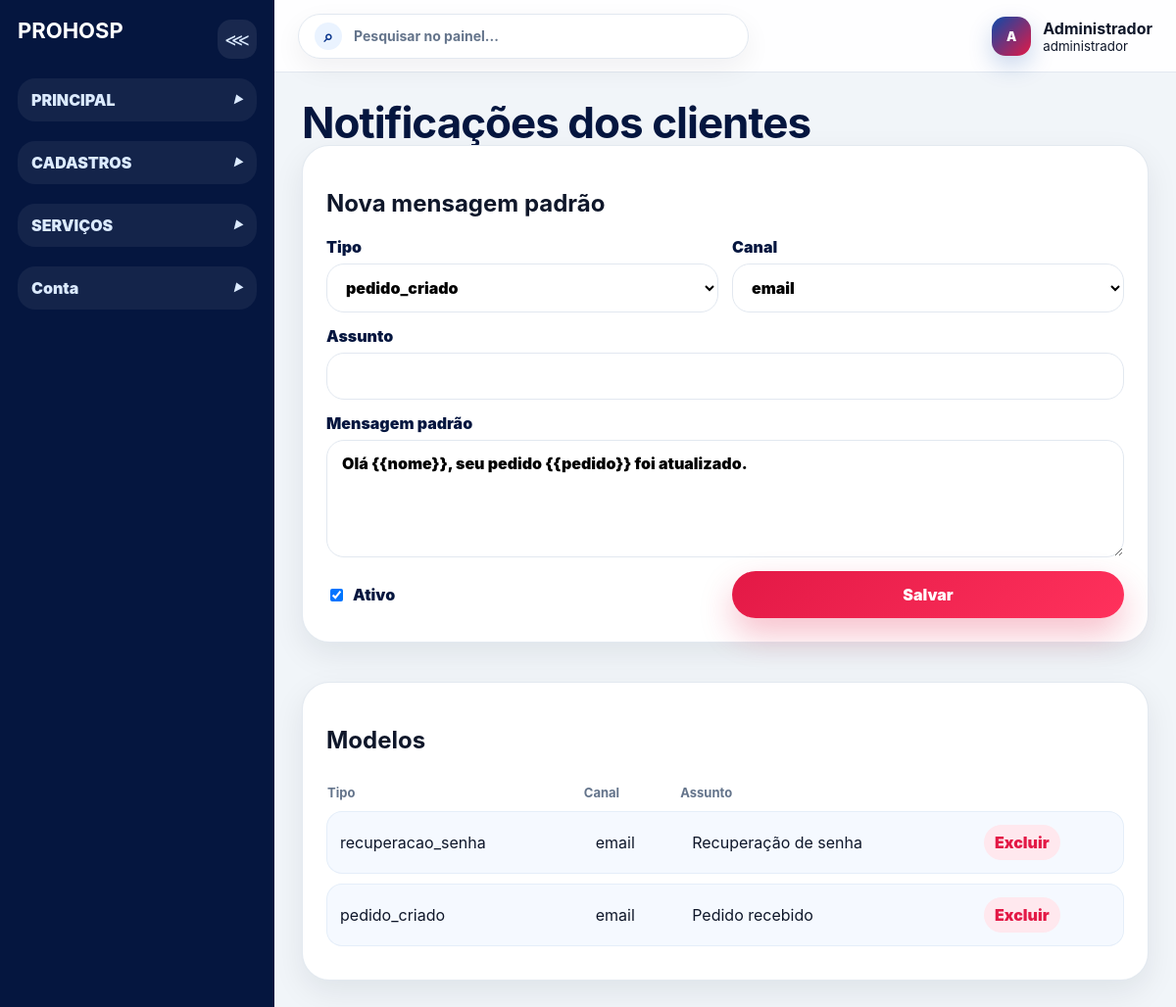
The page /admin/notificacoes.php (signed in) on the database its author committed.
### tables this page shows
CREATE TABLE notificacoes_clientes (
  id INT AUTO_INCREMENT PRIMARY KEY,
  tipo VARCHAR(60) NOT NULL,
  canal ENUM('email','whatsapp','sms') NOT NULL DEFAULT 'email',
  assunto VARCHAR(180) NULL,
  mensagem_padrao TEXT NOT NULL,
  ativo TINYINT(1) NOT NULL DEFAULT 1,
  criado_em DATETIME NULL
);

### includes/funcoes.php (called while the page is built, shortened)
<?php
function e($valor): string {
    return htmlspecialchars((string)$valor, ENT_QUOTES, 'UTF-8');
}

### admin/notificacoes.php (the view, shortened to what this page needs)
<?php require_once __DIR__ . '/includes/admin-header.php';
$rows=$pdo->query('SELECT * FROM notificacoes_clientes ORDER BY id DESC')->fetchAll();
?>
<h1>Notificações dos clientes</h1><div class="grid-2"><section class="panel"><h2>Nova mensagem padrão</h2><form method="post" class="form-grid"><input type="hidden" name="csrf_token" value="<?= csrf_token() ?>"><label>Tipo<select name="tipo"><option>pedido_criado</option><option>pedido_pago</option><option>pedido_enviado</option><option>pedido_cancelado</option><option>recuperacao_senha</option></select></label><label>Canal<select name="canal"><option>email</option><option>whatsapp</option><option>sms</option></select></label><label class="wide">Assunto<input name="assunto" required></label><label class="wide">Mensagem padrão<textarea name="mensagem_padrao" required>Olá {{nome}}, seu pedido {{pedido}} foi atualizado.</textarea></label><label class="check"><input type="checkbox" name="ativo" checked> Ativo</label><button class="btn primary">Salvar</button></form></section><section class="panel"><h2>Modelos</h2><div class="table-wrap"><table><thead><tr><th>Tipo</th><th>Canal</th><th>Assunto</th><th></th></tr></thead><tbody><?php foreach($rows as $r): ?><tr><td><?= e($r['tipo']) ?></td><td><?= e($r['canal']) ?></td><td><?= e($r['assunto']) ?></td><td><form method="post"><input type="hidden" name="csrf_token" value="<?= csrf_token() ?>"><input type="hidden" name="id" value="<?= (int)$r['id'] ?>"><button name="excluir">Excluir</button></form></td></tr><?php endforeach; ?></tbody></table></div></section></div><?php require_once __DIR__ . '/includes/admin-footer.php'; ?>

### assets/css/style.css (style rules this page uses)
:root { --blue-950:#05163f;--blue-900:#eff2f6;--blue-800:#0a358c;--blue-700:#0b4aaa;--blue-600:#1167e8;--blue-100:#eaf3ff;--blue-50:#f5f9ff;--red-600:#e31946;--red-500:#ff315c;--red-100:#ffe8ee;--white:#fff;--slate-950:#0f172a;--slate-700:#334155;--slate-500:#64748b;--slate-200:#e2e8f0;--slate-100:#f1f5f9;--radius-xl:28px;--radius-lg:22px;--radius-md:16px;--shadow:0 22px 55px rgba(8,35,95,.14);--soft:0 12px 32px rgba(15,23,42,.08) }
* { box-sizing:border-box }
body { margin:0;font-family:Inter,Arial,Helvetica,sans-serif;background:linear-gradient(180deg,#f8fbff 0,#eef4fb 100%);color:var(--slate-950) }
.btn { border:0;border-radius:999px;padding:14px 22px;font-weight:900;display:inline-flex;align-items:center;justify-content:center;cursor:pointer }
.btn.primary { background:linear-gradient(135deg,var(--red-600),var(--red-500));color:#fff;box-shadow:0 16px 34px rgba(227,25,70,.28) }
.section-head h2,h1 { font-size:clamp(30px,4vw,44px);line-height:1.05;margin:0;color:var(--blue-950);letter-spacing:-1px }
.product-card,.panel,.login-card,.metric { background:#fff;border:1px solid rgba(226,232,240,.95);border-radius:var(--radius-xl);box-shadow:var(--soft) }
.login-card label,.form-grid label { display:grid;gap:7px;color:var(--blue-950);font-weight:900 }
.login-card input,.form-grid input,.form-grid select,.form-grid textarea { width:100%;border:1px solid var(--slate-200);border-radius:18px;padding:13px 15px;font:inherit;background:#fff;outline:0 }
.login-card form,.form-grid { display:grid;gap:14px }
.admin-body { display:flex;min-height:100vh;background:var(--slate-100) }
.panel { padding:24px;margin-bottom:20px }
.grid-2 { display:grid;grid-template-columns:minmax(320px,.85fr) 1.15fr;gap:20px }
.form-grid { grid-template-columns:repeat(2,1fr) }
.form-grid .wide { grid-column:1/-1 }
.form-grid textarea { min-height:120px }
.check { display:flex!important;align-items:center;gap:8px }
.check input { width:auto!important }
.table-wrap { overflow:auto }
table { width:100%;border-collapse:separate;border-spacing:0 10px;min-width:680px }
th { text-align:left;color:var(--slate-500);font-size:13px }
td { background:var(--blue-50);padding:13px;border-top:1px solid #e5eef9;border-bottom:1px solid #e5eef9 }
td:first-child { border-left:1px solid #e5eef9;border-radius:16px 0 0 16px }
td:last-child { border-right:1px solid #e5eef9;border-radius:0 16px 16px 0 }
button { font:inherit }
.inline button,td button { border:0;background:var(--red-100);color:var(--red-600);font-weight:900;border-radius:999px;padding:8px 11px;cursor:pointer }
body.admin-body .admin-cards, body.admin-body .grid-2, body.admin-body .quick-grid { grid-template-columns:1fr }

### rows shown on the page
notificacoes_clientes: tipo "recuperacao_senha", canal "email", assunto "Recuperação de senha"
notificacoes_clientes: tipo "pedido_criado", canal "email", assunto "Pedido recebido"

### other values the page prints
substr($u['nome'] ?? 'U', 0, 1) "A"
$u['nome'] "Administrador"
$u['perfil'] "administrador"
